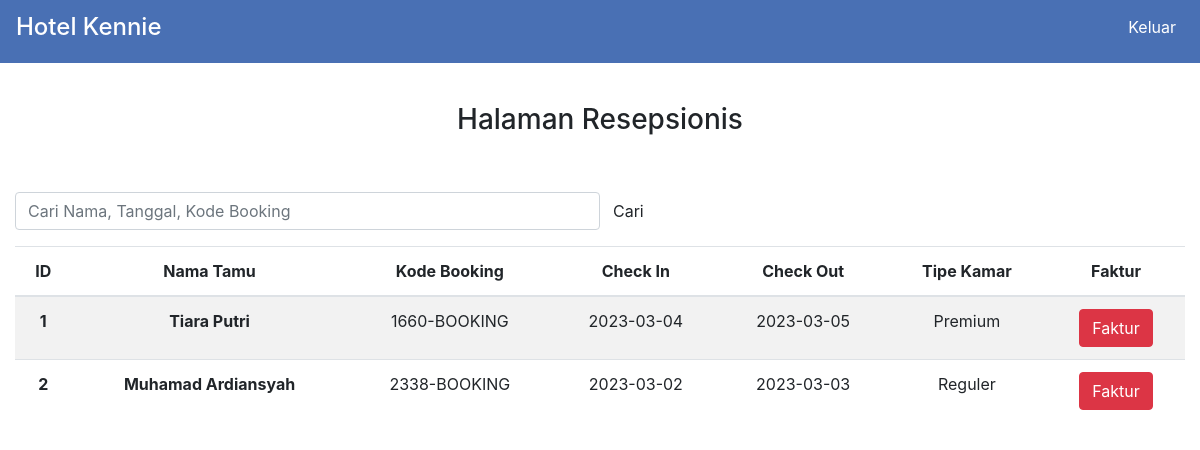
Before: /nike22/resepsionis/tanggal-reservasi.php (signed in) with the older database file.
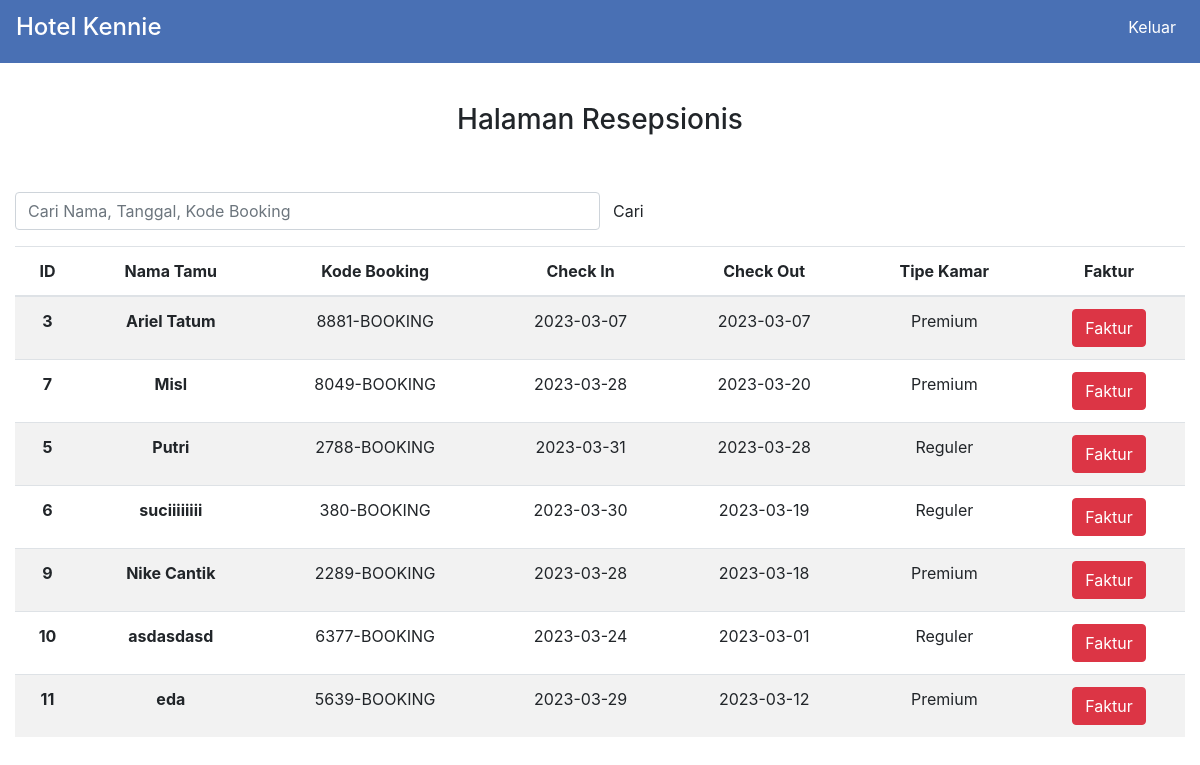
After: the same page with the newer database file.
### tables this page shows
CREATE TABLE `checklog` (
  `idLog` int(11) NOT NULL,
  `rand` text NOT NULL,
  `checkIn` text NOT NULL,
  `checkOut` text NOT NULL,
  `jmhkam` text NOT NULL,
  `namaPemesan` text NOT NULL,
  `email` text NOT NULL,
  `kodeKamar` text NOT NULL,
  `nomorP` text NOT NULL,
  `namaTamu` text NOT NULL,
  `hargaPesanKamar` text NOT NULL
);

### nike22/resepsionis/tanggal-reservasi.php (the view, shortened to what this page needs)
<?php
include "../koneksi.php";
$cari = $_GET['cari'];
?>
<!DOCTYPE html>
<html>
<head>
    <link rel="stylesheet" href="../styleser.css" type="text/css" media="all" />
    <link rel="stylesheet" href="../css/bootstrap.css" type="text/css" media="all" />
    <link rel="stylesheet" href="../cssico/ardesico.css" type="text/css" media="all" />
</head>
<body class="max mx-auto">
    <div class="navbar navbar-light bg-primary-2">
        <a class="navbar-brand text-white" href="../index.php"><h2 class="h4">Hotel Kennie</h2></a>
        <div class="nav">
            <a class="mr-2 text-white mb-2" href="logout.php">
                Keluar
            </a>
        </div>
    </div>
    <div class="text-center mt-3">
        <div class="w-75 mx-auto p-4">
            <h1 class="h3">Halaman Resepsionis</h1>
        </div>
        <div class="mt-4 col-12 mx-auto">
            <form class="my-3 d-flex" method="POST" action="">
                <input class="form-control w-50" name="keyword" type="text" placeholder="Cari Nama, Tanggal, Kode Booking" />
                <button type="submit" class="btn" name="cari">Cari</button>
            </form>
            <?php
            if ($_GET['cari']) {
                ?>
                <table class="table table-striped">
                    <thead>
                        <tr>
                            <th scope="col">ID</th>
                            <th scope="col">Nama Tamu</th>
                            <th scope="col">Kode Booking</th>
                            <th scope="col">Check In</th>
                            <th scope="col">Check Out</th>
                            <th scope="col">Tipe Kamar</th>
                            <th scope="col">Faktur</th>
                        </tr>
                    </thead>
                    <tbody>
                        <?php
                        $data = mysqli_query($conn, "select * from checkLog where rand like '%".$cari."%' OR
                    namaTamu like '%".$cari."%' OR
                    checkIn like '%".$cari."%' OR
                    checkOut like '%".$cari."%'");
                        while ($d = mysqli_fetch_array($data)){
                            ?>
                            <tr>
                                <th scope="row"><?php echo $d['idLog']; ?></th>
                                <th scope="row"><?php echo $d['namaTamu']; ?></th>
                                <td><?php echo $d['rand']; ?></td>
                                <td><?php echo $d['checkIn']; ?></td>
                                <td><?php echo $d['checkOut']; ?></td>
                                <th scope="row">
                                    <?php echo $d['kodeKamar']; ?>
                                    </th>
                        <td><a class="btn btn-danger" href="../faktur.php?idLog=<?php echo $d['idLog']; ?>">Faktur</a></td>
                            </tr>
                            <?php
                        } ?>
                    </tbody>
                </table>
                <?php
            } else {
                ?>
                <table class="table table-striped">
                    <thead>
                        <tr>
                            <th scope="col">ID</th>
                            <th scope="col">Nama Tamu</th>
                            <th scope="col">Kode Booking</th>
                            <th scope="col">Check In</th>
                            <th scope="col">Check Out</th>
                            <th scope="col">Tipe Kamar</th>
                            <th scope="col">Faktur</th>
                        </tr>
                    </thead>
                    <tbody>
                        <?php
                        $query = mysqli_query($conn, "SELECT * FROM checkLog");
                        while ($row = mysqli_fetch_array($query)) {
                            ?>
                            <tr>
                                <th scope="row"><?php echo $row['idLog']; ?></th>
                                <th scope="row"><?php echo $row['namaTamu']; ?></th>
                                <td><?php echo $row['rand']; ?></td>
                                <td><?php echo $row['checkIn']; ?></td>
                                <td><?php echo $row['checkOut']; ?></td>
                                <td><?php echo $row['kodeKamar']; ?></td>
                                <td><a class="btn btn-danger" href="../faktur.php?idLog=<?php echo $row['idLog']; ?>">Faktur</a></td>
                            </tr>
                            <?php
                        } ?>
                    </tbody>
                </table>
                <?php
            } ?>
        </div>
    </div>
</body>
</html>

### nike22/styleser.css (style rules this page uses)
.max { max-width: 1200px; }
.bg-primary-2 { background-color: #4970B4; }

### nike22/resepsionis/tanggal-reservasi.php (style rules this page uses)
.max { max-width: 1200px; }

Changed rows visible on the page:
removed checklog: idLog "1", namaTamu "Tiara Putri", rand "1660-BOOKING", checkIn "2023-03-04", checkOut "2023-03-05", kodeKamar "Premium"
removed checklog: idLog "2", namaTamu "Muhamad Ardiansyah", rand "2338-BOOKING", checkIn "2023-03-02", checkOut "2023-03-03", kodeKamar "Reguler"
added checklog: idLog "3", namaTamu "Ariel Tatum", rand "8881-BOOKING", checkIn "2023-03-07", checkOut "2023-03-07", kodeKamar "Premium"
added checklog: idLog "7", namaTamu "Misl", rand "8049-BOOKING", checkIn "2023-03-28", checkOut "2023-03-20", kodeKamar "Premium"
added checklog: idLog "5", namaTamu "Putri", rand "2788-BOOKING", checkIn "2023-03-31", checkOut "2023-03-28", kodeKamar "Reguler"
added checklog: idLog "6", namaTamu "suciiiiiiii", rand "380-BOOKING", checkIn "2023-03-30", checkOut "2023-03-19", kodeKamar "Reguler"
added checklog: idLog "9", namaTamu "Nike Cantik", rand "2289-BOOKING", checkIn "2023-03-28", checkOut "2023-03-18", kodeKamar "Premium"
added checklog: idLog "10", namaTamu "asdasdasd", rand "6377-BOOKING", checkIn "2023-03-24", checkOut "2023-03-01", kodeKamar "Reguler"
added checklog: idLog "11", namaTamu "eda", rand "5639-BOOKING", checkIn "2023-03-29", checkOut "2023-03-12", kodeKamar "Premium"
